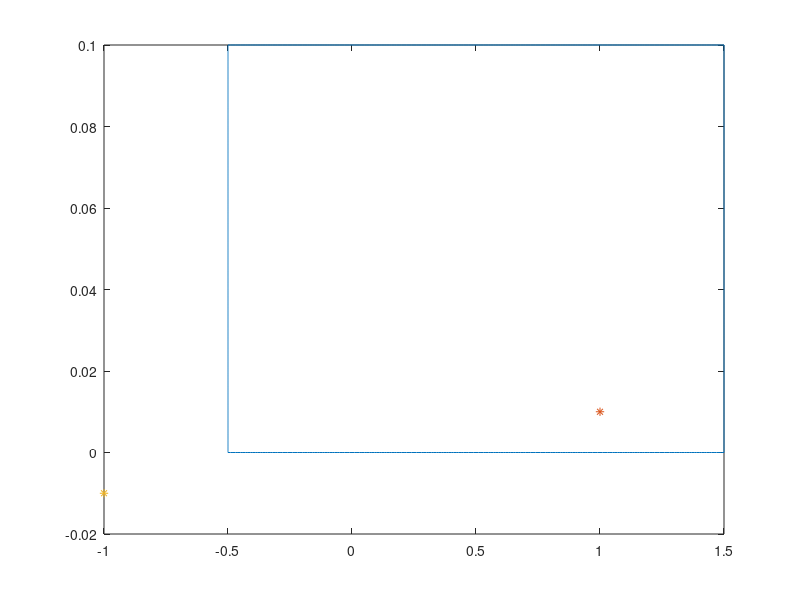

Here is the MATLAB script that generated this plot: (Note: this script raises an error after producing the figure.)
clear all
%%%% let us try to factorize matrix A = Q_plus Q_minus 

%% Introduce a loop
k = 1+0.01i;
step1 = 0.01;
step2 = 0.0001;
xi_plus_loop = [-0.5:step1:1.5,1.5 + 1i*(0:step2:0.1),1.5 + 0.1i - (0:step1:2),-0.5+ 1i*(0.1:-step2:0)];

xi_minus_loop = xi_plus_loop - 0.1i - 1;

xi_whole_loop = [-1.5:step1:1.5,1.5 + 1i*(0:step2:0.1),1.5 + 0.1i - (0:step1:3), -1.5 + 1i*(0.1:-step2:0)] - 0.04i;

xi_cur_loop = xi_plus_loop;

gamma_0 = sqrt(k^2  -  xi_cur_loop(1).^2);
root3_1a = (xi_cur_loop(1) + 1i*gamma_0)^(2/3);
root3_1b = (xi_cur_loop(1) - 1i*gamma_0)^(2/3);
root3_2a = (xi_cur_loop(1) + 1i*gamma_0)^(1/3);
root3_2b = (xi_cur_loop(1) - 1i*gamma_0)^(1/3);

root3_1 = root3_2a+root3_2b;
root3_2 = root3_2a+root3_2b;
% 
 figure;
 plot(xi_cur_loop)
 hold all
 plot(k,'*')
 hold all
 plot(-k,'*')

%%%%  evaluate roots we need
square_cont = root_cont(1/2,gamma_0,k^2 - xi_cur_loop.^2); 
%%%% whats below lives on the triple covering of a tube
covering_function_1a = root_cont(2/3,root3_1a, xi_cur_loop + 1i*square_cont);
covering_function_2a = root_cont(1/3,root3_2a, xi_cur_loop + 1i*square_cont);

covering_function_1b = root_cont(2/3,root3_1b, xi_cur_loop - 1i*square_cont);
covering_function_2b = root_cont(1/3,root3_2b, xi_cur_loop - 1i*square_cont);


figure;
plot(covering_function_1a,'*')

covering_function_1a(end)/root3_1b


%%%% Build Q_plus matrix, factor of A analytic in upper half_plane
%% Check that it satisfies bypass problem

M_mat = @(x) [1,1,0;-2/sqrt(3)*x,1/sqrt(3)*x,1;2/sqrt(3)*x,-1/sqrt(3)*x,1].';
Eig_mat = @(x1,x2) diag([1,x1,x2]);

H1_plus_start = M_mat(gamma_0)*Eig_mat(root3_2a,root3_1a)*inv(M_mat(gamma_0));


H1_plus_end = M_mat(square_cont(end))*Eig_mat(covering_function_2a(end),covering_function_1a(end))*inv(M_mat(square_cont(end)));


H2_plus_start = M_mat(-gamma_0)*Eig_mat(root3_2b,root3_1b)*inv(M_mat(-gamma_0));


H2_plus_end = M_mat(-square_cont(end))*Eig_mat(covering_function_2b(end),covering_function_1b(end))*inv(M_mat(-square_cont(end)));

%bypass Matrix

P_matrix = @(x)[0, 1, 1i*x; 1/2, 1/2, -(1i*x/2); -(1/(2i*x)), 1/(2i*x), -(1/2)];


%%%%% check that H_plus = P_matrix*H_plus after bypass whole loop


H2_plus_end - P_matrix(gamma_0)*H2_plus_start


%%%% build Qplus 

Qplus_end = H1_plus_end + H2_plus_end;
Qminus_start = H1_plus_start + H2_plus_start;

Qplus_end- Qminus_start 

Qplus_end - P_matrix(gamma_0)*Qminus_start





